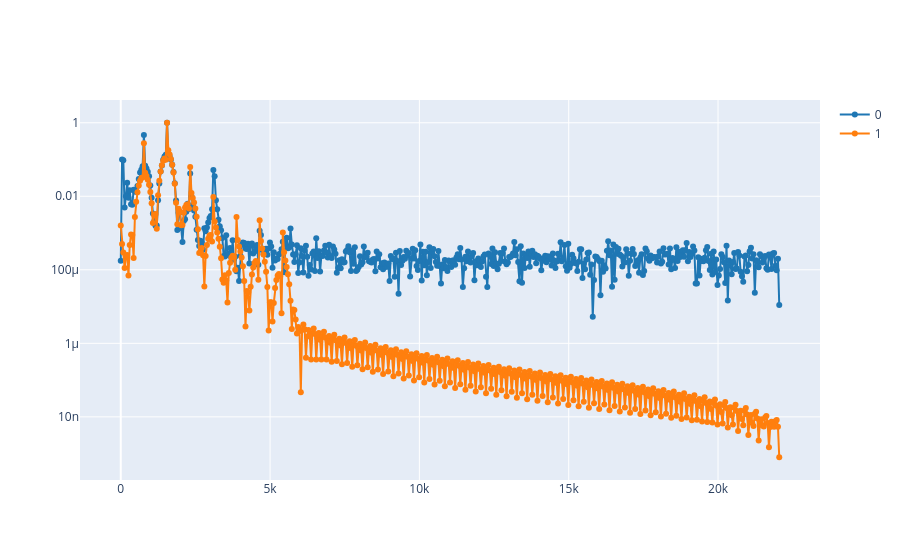

This figure's notebook cell:
### Markdown cell above
2.2. Calculate the spectrogram of the synthesized signal `S_synt`; and compare the spectrums of both signals at the same time using `plot_spectrum_at(ff, tt, [S_ref, S_synt], time)`, where `S_ref`is spectrogram of the reference signal.

**Note:** use the same window length to calculate both spectrograms.

### Code cell
nperseg = 1024

ff, tt, S_ref = spectrogram(ref, fs, nperseg=nperseg)
_, _, S_synt = spectrogram(syn, fs, nperseg=nperseg)

plt.figure(figsize=(10,4))
plot_spectrogram(ff, tt, S_ref)
plt.title("Reference spectogram")
plt.ylim([0, 4000])
plt.show()

plt.figure(figsize=(10,4))
plot_spectrogram(ff, tt, S_synt)
plt.title("Synthesized spectrogram")
plt.ylim([0, 4000])
plt.show()

time = 0.5
plot_spectrum_at(ff, tt, [S_ref, S_synt], time)

### Figure 1 — Plotly figure (JSON) as saved in the notebook; plotly's stock layout.template omitted (floating-point values rounded to 4 significant figures; data arrays with more than 128 entries replaced by an {"elided": "..."} marker saying what was removed)
{"data": [{"line": {"color": "#1f77b4", "shape": "linear"}, "mode": "lines+markers", "name": "0", "type": "scatter", "x": {"elided": "513 float values"}, "y": {"elided": "513 float values"}}, {"line": {"color": "#ff7f0e", "shape": "linear"}, "mode": "lines+markers", "name": "1", "type": "scatter", "x": {"elided": "513 float values"}, "y": {"elided": "513 float values"}}], "layout": {"yaxis": {"type": "log"}}}
